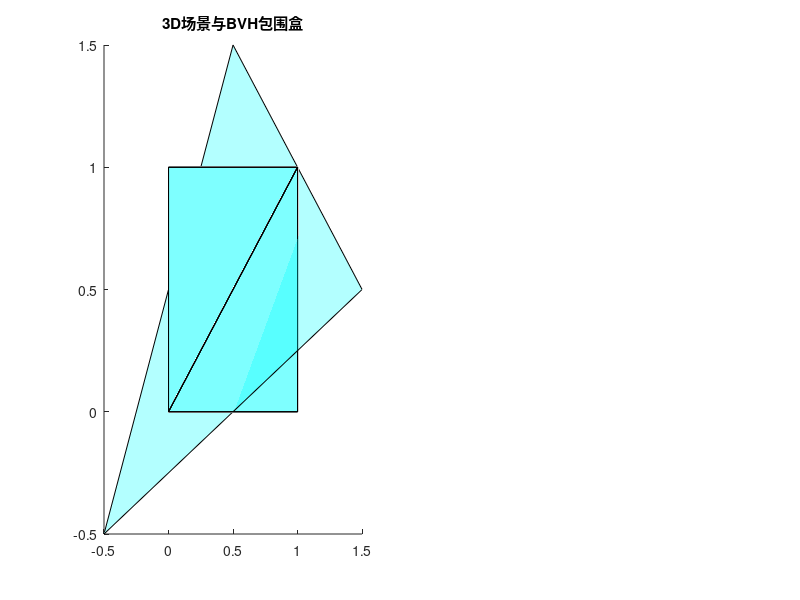

The MATLAB script that drew this image: (Note: this script raises an error after producing the figure.)
function mc_simulation_with_bvh_demo()


   
    vertices = [
        0 0 0; 1 0 0; 1 1 0; 0 1 0; 
        0 0 1; 1 0 1; 1 1 1; 0 1 1  
    ];
    faces = [ 
        1 2 3; 1 3 4; 
        5 6 7; 5 7 8; 
        1 2 6; 1 6 5; 
        2 3 7; 2 7 6; 
        3 4 8; 3 8 7;
        4 1 5; 4 5 8  
    ];
    
    scene_triangles_vertices = cell(size(faces,1), 1);
    for i = 1:size(faces,1)
        scene_triangles_vertices{i} = vertices(faces(i,:), :);
    end
  
    extra_tri_verts = [ -0.5 -0.5 0.5; 1.5 0.5 1.5; 0.5 1.5 0.2 ];
    scene_triangles_vertices{end+1} = extra_tri_verts;
    
    num_total_triangles = length(scene_triangles_vertices);
    fprintf('场景中定义的三角形数量: %d\n', num_total_triangles);

    % --- BVH 构建 ---
    disp('开始构建BVH...');
    tic;
    bvh_root = build_bvh_recursive(scene_triangles_vertices, 1:num_total_triangles, 0);
    toc;
    disp('BVH构建完成。');
    
   
    num_photons = 100;    
    max_steps = 100;          
    initial_weight = 1.0;
    weight_threshold = 1e-3;
    
    mua = 0.1; 
    mus = 10.0; 
    g_anisotropy = 0.9;
    n_medium = 1.33; 
    n_outside = 1.0; 
    
    mut = mua + mus;
    albedo = mus / mut; 

      source_pos = [0.5; 0.5; -0.1]; 
    source_dir = [0; 0; 1];    

    all_photon_paths = cell(num_photons, 1);
    total_absorbed_weight = 0;

 
    disp('开始蒙特卡洛光子追踪...');
    tic;
    for i_photon = 1:num_photons
        if mod(i_photon, round(num_photons/10))==0, fprintf('  追踪光子: %d/%d\n', i_photon, num_photons); end


        photon.pos = source_pos;
        photon.dir = source_dir;
        photon.weight = initial_weight;
        photon.alive = true;
        photon.path = photon.pos';

        for i_step = 1:max_steps
            if ~photon.alive, break; end

   
            step_length = -log(rand()) / mut;

           
            [hit_triangle_idx, dist_to_triangle, hit_barycentric_coords, hit_normal_geom] = ...
                intersect_scene_with_bvh(photon.pos, photon.dir, bvh_root, scene_triangles_vertices);

            
            if ~isempty(hit_triangle_idx) && dist_to_triangle < step_length
                
                photon.pos = photon.pos + photon.dir * dist_to_triangle; 
                photon.path = [photon.path; photon.pos'];
             
                if rand() < 0.5 
                    total_absorbed_weight = total_absorbed_weight + photon.weight;
                    photon.alive = false;
                else 
                    photon.dir = photon.dir - 2 * dot(photon.dir, hit_normal_geom) * hit_normal_geom;
                    photon.pos = photon.pos + photon.dir * 1e-4; 
                end
            else
              
                photon.pos = photon.pos + photon.dir * step_length;
                photon.path = [photon.path; photon.pos'];

  
                if any(photon.pos < [-1 -1 -0.2]') || any(photon.pos > [2 2 2]') 
                    photon.alive = false; %
                    continue;
                end

               
                delta_weight = photon.weight * (mua / mut);
                photon.weight = photon.weight - delta_weight;
                total_absorbed_weight = total_absorbed_weight + delta_weight;

                if photon.weight < weight_threshold 
                    m_rr = 10;
                    if rand() > (1/m_rr)
                        photon.alive = false;
                    else
                        photon.weight = photon.weight * m_rr;
                    end
                end
                if ~photon.alive, continue; end
                
                            if mus > 1e-6
                    if abs(g_anisotropy) < 1e-3, costheta_scatter = 2*rand() - 1;
                    else, costheta_scatter = (1/(2*g_anisotropy)) * (1 + g_anisotropy^2 - ((1-g_anisotropy^2)/(1-g_anisotropy+2*g_anisotropy*rand()))^2);
                    end
                    sintheta_scatter = sqrt(max(0,1 - costheta_scatter^2));
                    phi_scatter = 2*pi*rand();

                    ux_scatter = sintheta_scatter * cos(phi_scatter);
                    uy_scatter = sintheta_scatter * sin(phi_scatter);
                    uz_scatter = costheta_scatter;
                    
                   
                    w_vec = photon.dir;
                    if abs(w_vec(3)) > 0.99999
                        u_vec = [1;0;0]; 
                        if abs(dot(w_vec,u_vec)) > 0.99999, u_vec = [0;1;0]; end
                        v_vec = cross(w_vec,u_vec); v_vec = v_vec/norm(v_vec);
                        u_vec = cross(v_vec,w_vec); u_vec = u_vec/norm(u_vec);
                    else
                        u_vec = cross([0;0;1], w_vec); u_vec = u_vec/norm(u_vec);
                        v_vec = cross(w_vec, u_vec);   v_vec = v_vec/norm(v_vec);
                    end
                    
                    photon.dir = ux_scatter * u_vec + uy_scatter * v_vec + uz_scatter * w_vec;
                    photon.dir = photon.dir / norm(photon.dir);
                end
            end
        end 
        all_photon_paths{i_photon} = photon.path;
    end 
    toc;
    disp('蒙特卡洛追踪完成。');
    fprintf('总吸收权重: %.4f\n', total_absorbed_weight);

        figure('Name', 'BVH加速的MC光子追踪演示');
    ax_3d = subplot(1,2,1);
    hold(ax_3d, 'on');
    title(ax_3d, '3D场景与BVH包围盒');
    
   
    for i = 1:num_total_triangles
        verts = scene_triangles_vertices{i};
        patch(ax_3d, verts(:,1), verts(:,2), verts(:,3), 'c', 'FaceAlpha', 0.3, 'EdgeColor', 'k');
    end
    
   
    plot_bvh_recursive(ax_3d, bvh_root, 0);
    
    xlabel(ax_3d,'X (mm)'); ylabel(ax_3d,'Y (mm)'); zlabel(ax_3d,'Z (mm)');
    axis equal; view(3); grid on;
    
     ax_paths = subplot(1,2,2);
    hold(ax_paths, 'on');
    title(ax_paths, '部分光子路径 (3D)');
    num_paths_to_plot = min(num_photons, 20); 
    colors_path = lines(num_paths_to_plot);
    for i=1:num_paths_to_plot
        if ~isempty(all_photon_paths{i})
            path_data = all_photon_paths{i};
            plot3(ax_paths, path_data(:,1), path_data(:,2), path_data(:,3), '-', 'Color', colors_path(i,:), 'LineWidth', 0.8);
            plot3(ax_paths, path_data(1,1), path_data(1,2), path_data(1,3), 'go', 'MarkerFaceColor', 'g'); % 起点
            plot3(ax_paths, path_data(end,1), path_data(end,2), path_data(end,3), 'rx', 'MarkerSize', 8); % 终点
        end
    end
    xlabel(ax_paths,'X (mm)'); ylabel(ax_paths,'Y (mm)'); zlabel(ax_paths,'Z (mm)');
    axis equal; view(3); grid on;
    
   
    linkprop([ax_3d, ax_paths], {'CameraPosition', 'CameraUpVector', 'CameraTarget', 'CameraViewAngle'});
    
    disp('可视化完成。');
end


function node = build_bvh_recursive(all_triangles_verts, triangle_indices, depth)


    node = struct('aabb_min', [], 'aabb_max', [], 'is_leaf', false, ...
                  'left_child', [], 'right_child', [], 'tri_indices', []);

    num_node_triangles = length(triangle_indices);

    if num_node_triangles == 0
        node.is_leaf = true; 
        return;
    end

    node_aabb_min = [Inf; Inf; Inf];
    node_aabb_max = [-Inf; -Inf; -Inf];
    for i = 1:num_node_triangles
        idx = triangle_indices(i);
        tri_verts = all_triangles_verts{idx}; 
        node_aabb_min = min(node_aabb_min, min(tri_verts,[],1)');
        node_aabb_max = max(node_aabb_max, max(tri_verts,[],1)');
    end
    node.aabb_min = node_aabb_min;
    node.aabb_max = node_aabb_max;


    max_tris_in_leaf = 4; 
    max_bvh_depth = 15;
    if num_node_triangles <= max_tris_in_leaf || depth >= max_bvh_depth
        node.is_leaf = true;
        node.tri_indices = triangle_indices;
        return;
    end


    aabb_dims = node.aabb_max - node.aabb_min;
    [~, split_axis] = max(aabb_dims); 
    split_coord = node.aabb_min(split_axis) + aabb_dims(split_axis) / 2;

    left_indices = [];
    right_indices = [];
    for i = 1:num_node_triangles
        idx = triangle_indices(i);
        tri_verts = all_triangles_verts{idx};
      
        tri_center = mean(tri_verts, 1)';
        if tri_center(split_axis) < split_coord
            left_indices = [left_indices, idx];
        else
            right_indices = [right_indices, idx];
        end
    end
    
    if isempty(left_indices) || isempty(right_indices)
     
        node.is_leaf = true;
        node.tri_indices = triangle_indices;
        return;
    end


    node.left_child = build_bvh_recursive(all_triangles_verts, left_indices, depth + 1);
    node.right_child = build_bvh_recursive(all_triangles_verts, right_indices, depth + 1);
end


function [hit, t_near, t_far] = ray_aabb_intersect(ray_origin, ray_dir_inv, aabb_min, aabb_max)

    t1 = (aabb_min - ray_origin) .* ray_dir_inv;
    t2 = (aabb_max - ray_origin) .* ray_dir_inv;

    t_min_comp = min(t1, t2);
    t_max_comp = max(t1, t2);

    t_near = max(max(t_min_comp(1), t_min_comp(2)), t_min_comp(3));
    t_far  = min(min(t_max_comp(1), t_max_comp(2)), t_max_comp(3));

    hit = (t_near < t_far) && (t_far > 0); 
end

function [hit, t, u, v, normal_geom] = ray_triangle_intersect_moller_trumbore(ray_origin, ray_dir, v0, v1, v2)

    
    hit = false; t = Inf; u = 0; v = 0; normal_geom = [0;0;0];
    epsilon = 1e-7;
    edge1 = v1 - v0;
    edge2 = v2 - v0;
    
    pvec = cross(ray_dir, edge2);
    det_val = dot(edge1, pvec);

    if abs(det_val) < epsilon
        return;
    end
    
    inv_det = 1.0 / det_val;
    
    tvec = ray_origin - v0;
    u = dot(tvec, pvec) * inv_det;
    if u < 0 || u > 1
        return;
    end
    
    qvec = cross(tvec, edge1);
    v = dot(ray_dir, qvec) * inv_det;
    if v < 0 || u + v > 1
        return;
    end
    
    t = dot(edge2, qvec) * inv_det;
    
    if t > epsilon %
        hit = true;
        normal_geom = cross(edge1, edge2);
        normal_geom = normal_geom / norm(normal_geom);
     
        if dot(normal_geom, ray_dir) > 0
            normal_geom = -normal_geom;
        end
    else
        t = Inf; 
    end
end


function [closest_hit_tri_idx, min_dist, closest_bary_coords, closest_normal] = ...
    intersect_scene_with_bvh(ray_origin, ray_dir, bvh_root, all_triangles_verts)
    
    closest_hit_tri_idx = [];
    min_dist = Inf;
    closest_bary_coords = [];
    closest_normal = [];
    
    if isempty(bvh_root), return; end

    ray_dir_inv = 1 ./ ray_dir;
    
    
    stack = {}; 
    if ~isempty(bvh_root)
        stack{1} = bvh_root; 
    end
    
    while ~isempty(stack)
        node = stack{1}; 
        stack(1) = [];  
        
      
        [hit_aabb, t_near_aabb, ~] = ray_aabb_intersect(ray_origin, ray_dir_inv, node.aabb_min, node.aabb_max);
        
        if hit_aabb && t_near_aabb < min_dist 
            if node.is_leaf

                for i = 1:length(node.tri_indices)
                    tri_global_idx = node.tri_indices(i);
                    verts = all_triangles_verts{tri_global_idx};
                    v0 = verts(1,:)'; v1 = verts(2,:)'; v2 = verts(3,:)';
                    
                    [hit_tri, t_tri, u_tri, v_tri, normal_tri] = ...
                        ray_triangle_intersect_moller_trumbore(ray_origin, ray_dir, v0, v1, v2);
                    
                    if hit_tri && t_tri < min_dist
                        min_dist = t_tri;
                        closest_hit_tri_idx = tri_global_idx;
                        closest_bary_coords = [u_tri, v_tri];
                        closest_normal = normal_tri;
                    end
                end
            else
                
                if ~isempty(node.right_child)
                    stack = [{node.right_child}, stack]; 
                end
                if ~isempty(node.left_child)
                    stack = [{node.left_child}, stack];   
                end
            end
        end
    end
end


function plot_bvh_recursive(ax, node, depth)
    if isempty(node), return; end
    

    colors = lines(10); 
    color_idx = mod(depth, size(colors,1)) + 1;
        min_p = node.aabb_min;
    max_p = node.aabb_max;
    

    v = [min_p(1) min_p(2) min_p(3); max_p(1) min_p(2) min_p(3); max_p(1) max_p(2) min_p(3); min_p(1) max_p(2) min_p(3);
         min_p(1) min_p(2) max_p(3); max_p(1) min_p(2) max_p(3); max_p(1) max_p(2) max_p(3); min_p(1) max_p(2) max_p(3)];

    edges = [1 2; 2 3; 3 4; 4 1; 5 6; 6 7; 7 8; 8 5; 1 5; 2 6; 3 7; 4 8];
    
    for i = 1:size(edges,1)
        plot3(ax, [v(edges(i,1),1), v(edges(i,2),1)], ...
                  [v(edges(i,1),2), v(edges(i,2),2)], ...
                  [v(edges(i,1),3), v(edges(i,2),3)], ...
                  '-', 'Color', [colors(color_idx,:), 0.3], 'LineWidth', 0.5); % 带透明度
    end

    if ~node.is_leaf
        plot_bvh_recursive(ax, node.left_child, depth + 1);
        plot_bvh_recursive(ax, node.right_child, depth + 1);
    end
end
